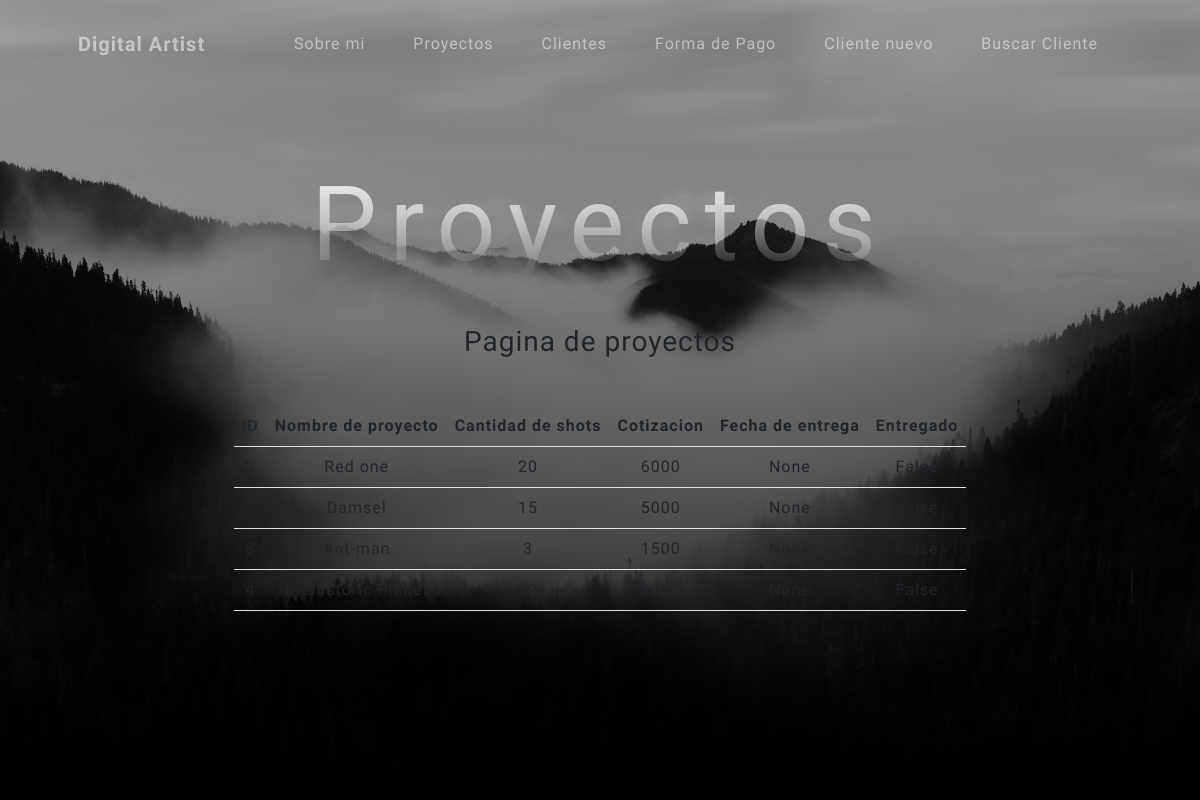
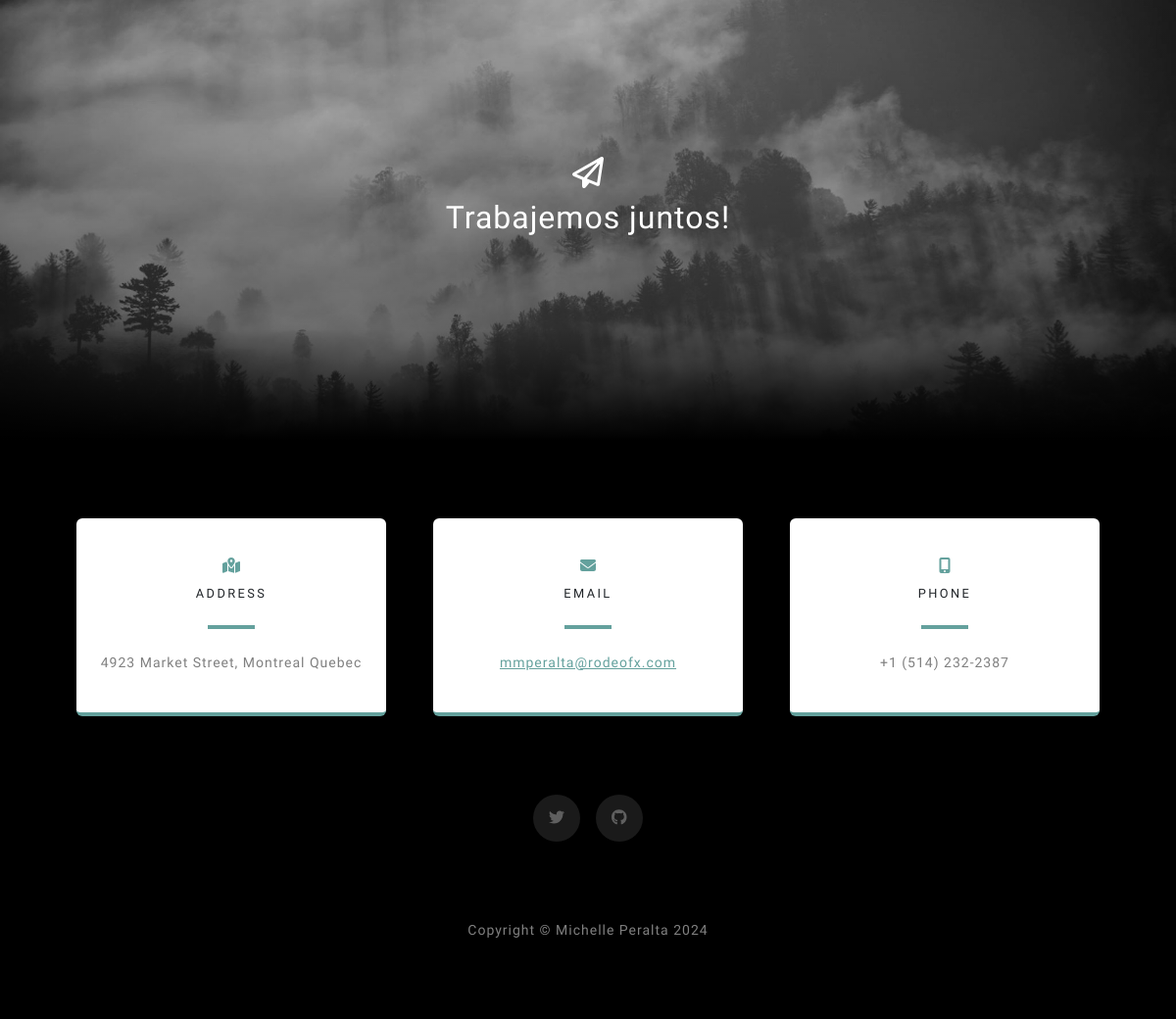
The page /proyecto/ on the database its author committed (2 pictures, top to bottom).
### mi_app/models.py (models this page shows, shortened)
class Proyecto (models.Model):
    nombre = models.CharField(max_length=50)
    shots = models.IntegerField()
    cotizacion = models.IntegerField()
    fechaEntrega = models.DateField()
    delivered = models.BooleanField()
    class Meta:
        ordering = ["-fechaEntrega"]

### mi_app/views.py (the view)
# urls.py: path('proyecto/', proyecto, name="proyecto"),
def proyecto(request):
    contexto = {"proyecto": Proyecto.objects.all()}
    return render(request, 'mi_app/proyecto.html', contexto)

### mi_app/templates/mi_app/proyecto.html
{% extends "mi_app/index.html" %}
{% block titulo %}
<h1 class="mb-5">Proyectos</h1>
{% endblock titulo %}
{% block contenido %}
<h3 class="mb-5">Pagina de proyectos</h3>
<table class="table table-stripped">
    <thead>
        <tr>
            <th>ID</th>
            <th>Nombre de proyecto</th>
            <th>Cantidad de shots</th>
            <th>Cotizacion</th>
            <th>Fecha de entrega</th>
            <th>Entregado</th>
        </tr>
    </thead>
    <tbody>
        {% for c in proyecto %}
        <tr>
            <td>{{ c.id }}</td>
            <td>{{ c.nombre }}</td>
            <td>{{ c.shots }}</td>
            <td>{{ c.cotizacion }}</td>
            <td>{{ c.fechaEntrega }}</td>
            <td>{{ c.delivered }}</td>
        </tr>
        {% endfor %}
    </tbody>
</table>
{% endblock contenido%}

### rows shown on the page
Proyecto: nombre "Red one", shots "20", cotizacion "6000", fechaEntrega "None", delivered "False"
Proyecto: nombre "Damsel", shots "15", cotizacion "5000", fechaEntrega "None"
Proyecto: nombre "Ant-man", shots "3", cotizacion "1500", delivered "False"
Proyecto: id "4", nombre "Prehistoric Planet", delivered "False"
